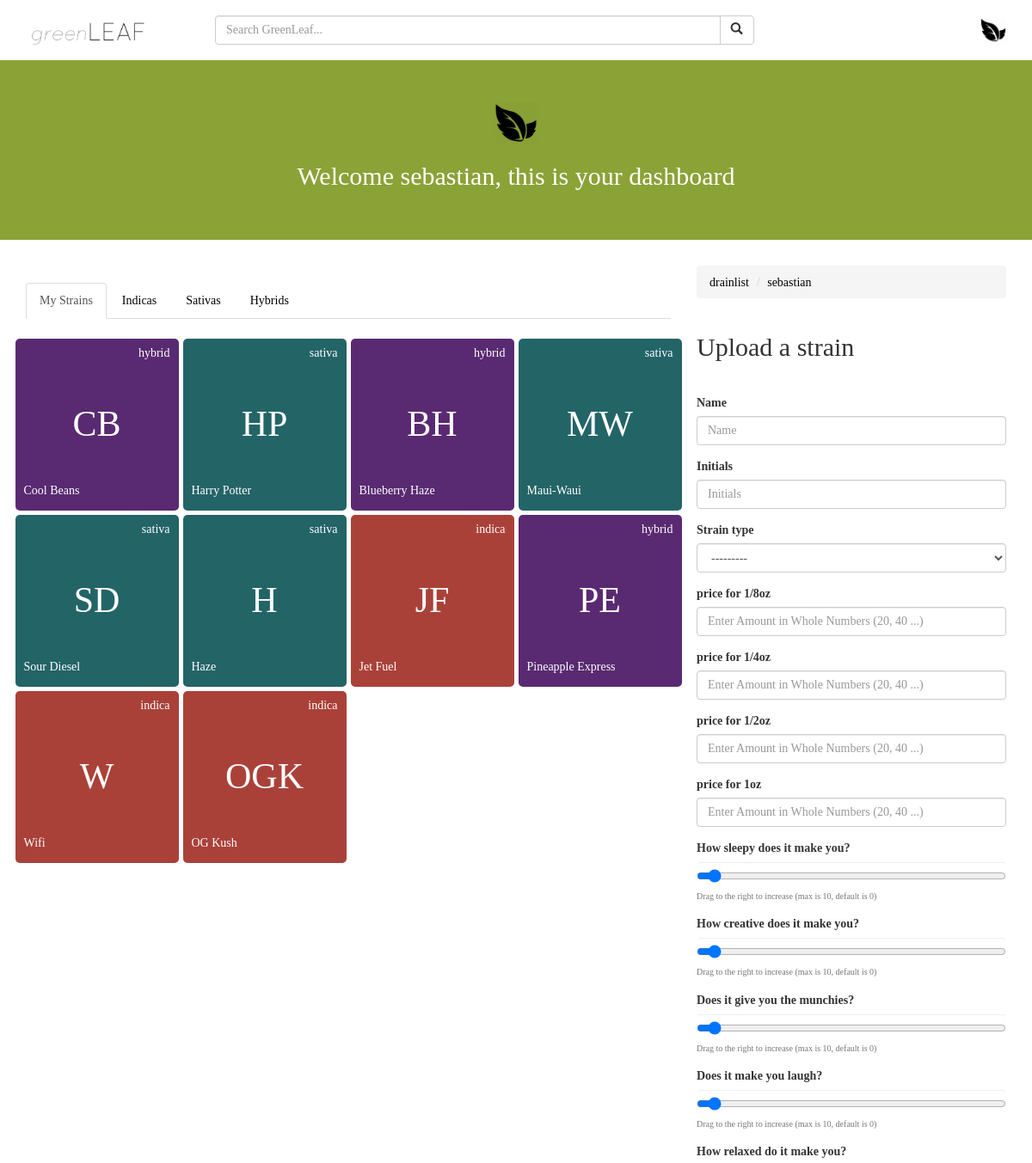
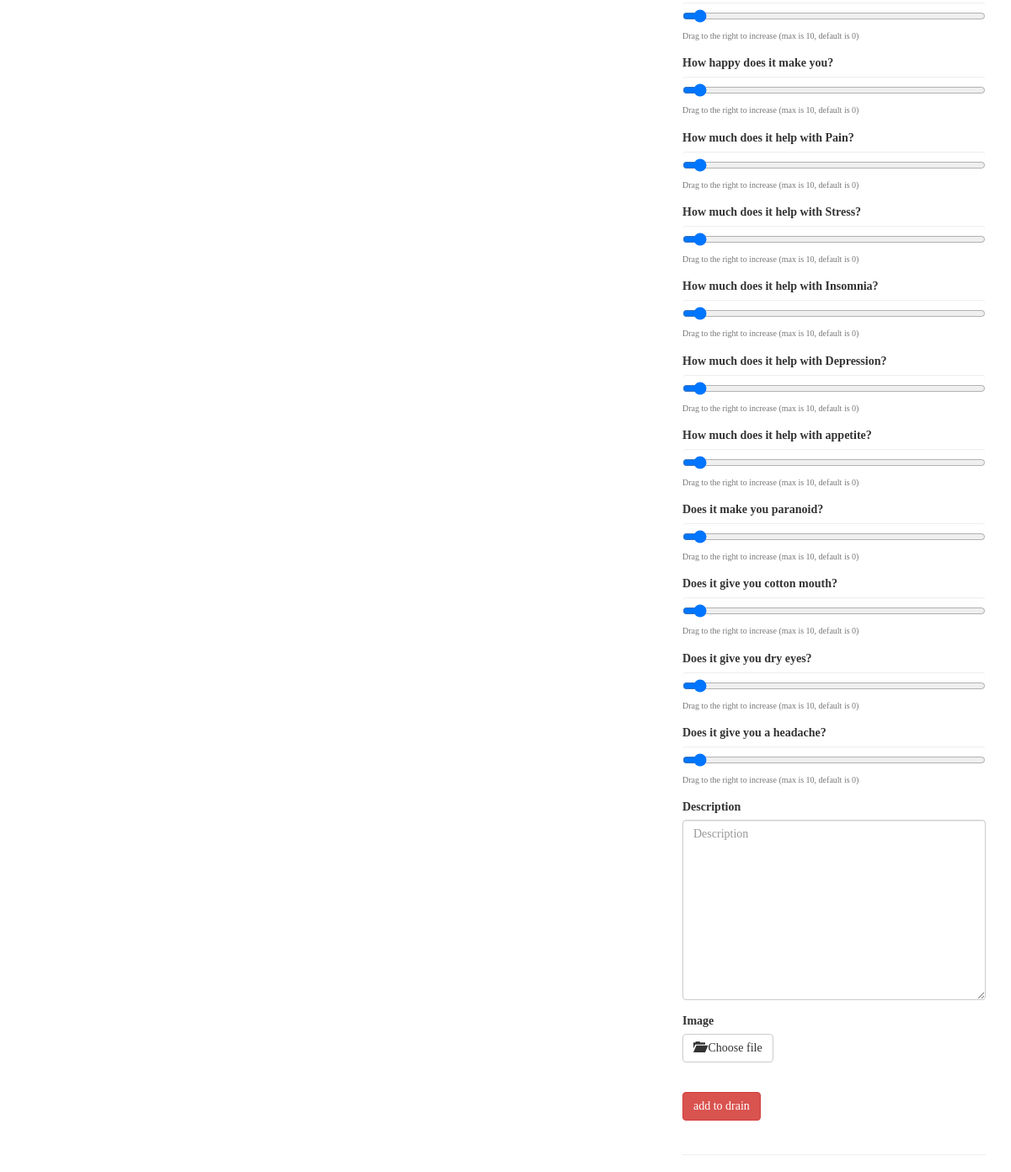
The page /user/sebastian/ (signed in) on the database its author committed (2 pictures, top to bottom).
### main_app/models.py (models this page shows, shortened)
class Strain(models.Model):
	user = models.ForeignKey(User)
	slug = models.SlugField(unique=True)
	name = models.CharField(max_length=150)
	initials = models.CharField(max_length=3)
	strain_type_choices = (
		('indica', 'Indica'),
		('sativa', 'Sativa'),
		('hybrid', 'Hybrid'),
	)
	strain_type = models.CharField(
		max_length=6,
		choices=strain_type_choices,
	)
	sleepy = models.IntegerField(
			default=1,
			validators=[
				MaxValueValidator(10),
				MinValueValidator(1)
			]
		)
	creative = models.IntegerField(
		default=1,
		validators=[
			MaxValueValidator(10),
			MinValueValidator(1)
		]
	)
	hungry = models.IntegerField(
		default=1,
		validators=[
			MaxValueValidator(10),
			MinValueValidator(1)
		]
	)
	giggles = models.IntegerField(
		default=1,
		validators=[
			MaxValueValidator(10),
			MinValueValidator(1)
		]
	)
	relaxed = models.IntegerField(
		default=1,
		validators=[
			MaxValueValidator(10),
			MinValueValidator(1)
		]
	)
	happy = models.IntegerField(
		default=1,
		validators=[
			MaxValueValidator(10),
			MinValueValidator(1)
		]
	)
	pain = models.IntegerField(
		default=1,
		validators=[
			MaxValueValidator(10),
			MinValueValidator(1)
		]
	)
	stress = models.IntegerField(
		default=1,
		validators=[
			MaxValueValidator(10),
			MinValueValidator(1)
		]
	)
	insomnia = models.IntegerField(
		default=1,
		validators=[
			MaxValueValidator(10),
			MinValueValidator(1)
		]
	)
	depression = models.IntegerField(
		default=1,
		validators=[
			MaxValueValidator(10),
			MinValueValidator(1)
		]
	)
	lack_of_appetite = models.IntegerField(
		default=1,
		validators=[
			MaxValueValidator(10),
			MinValueValidator(1)
		]
	)
	paranoia = models.IntegerField(
		default=1,
		validators=[
			MaxValueValidator(10),
			MinValueValidator(1)
		]
	)
	cotton_mouth = models.IntegerField(
		default=1,
		validators=[
			MaxValueValidator(10),
			MinValueValidator(1)
		]
	)
	dry_eyes = models.IntegerField(
		default=1,
		validators=[
			MaxValueValidator(10),
			MinValueValidator(1)
		]
	)
	headache = models.IntegerField(
		default=1,
		validators=[
			MaxValueValidator(10),
			MinValueValidator(1)
		]
	)
	eighth_price = models.IntegerField(
		default=0,
	)
	quarter_price = models.IntegerField(
		default=0,
	)
	half_price = models.IntegerField(
		default=0,
	)
	ounce_price = models.IntegerField(
		default=0,
	)
	description = models.TextField(blank=False)
	likes = models.IntegerField(default=0)
	image = models.ImageField(upload_to='strain_images', blank=True)
	timestamp = models.DateTimeField(auto_now_add=True)

### main_app/views.py (the view)
# urls.py: url(r'^user/(\w+)/$', views.profile, name='profile'),
def profile(request, username):
	strains = Strain.objects.all().order_by('-timestamp')
	strain_form = StrainForm()
	banner_form = BannerForm()
	return render(request, 'profile.html', {'strains':strains, 'strain_form':strain_form, 'banner_form':banner_form})

### main_app/forms.py
class BannerForm(forms.Form):
    banner_color_choices = (
        ('#8AA236', 'green'),
        ('#236467', 'blue'),
        ('#592A71', 'purple'),
    )
    banner_color = forms.MultipleChoiceField(
        widget=forms.Select,
        choices=banner_color_choices,
    )

### main_app/templates/profile.html (shortened to what this page needs)
{% extends 'base.html' %}
{% load staticfiles %}
{% load bootstrap3 %}
{% block content %}
<div class="jumbotron" id="profile-jumbotron">
	<div class="header-pages">
		<img class="profile-leaf" src="{% static 'images/leaf.png' %}"/>
		<h2>Welcome {{ user.username }}, this is your dashboard</h2>
	</div>
</div>
<div class="container">
	<div class="row">
		<div class="col-sm-4 col-sm-push-8">
			<ol class="breadcrumb">
				<li><a href="strains/">drainlist</a></li>
				<li class="active"><a href="{% url 'profile' user %}">{{ user.username }}</a></li>
			</ol>
			<div class="small-container">
				<div class="page-header">
					<h2>Upload a strain</h2>
				</div>
				{% if user.is_authenticated %}
				<form class="strain-form" action="upload-strain/" method="post" enctype="multipart/form-data">
					{% bootstrap_form strain_form %}
					<br/>
					<button class="btn btn-danger" type="submit" value="submit">add to drain</button>
				</form><br/><hr/>
			{% endif %}
			</div>
		</div>
		<div class="col-sm-8 col-sm-pull-4">
				<br/>
				<ul class="nav nav-tabs">
					<li role="presentation" class="active"><a data-toggle="tab" href="#drain">My Strains</a></li>
					<li role="presentation"><a data-toggle="tab" href="#indica">Indicas</a></li>
					<li role="presentation"><a data-toggle="tab" href="#sativa">Sativas</a></li>
					<li role="presentation"><a data-toggle="tab" href="#hybrid">Hybrids</a></li>
				</ul>
				<br/>
				<div class="tab-content">
					<div id="drain" class="tab-pane fade in active">
						<div class="row">
						{% for strain in strains %}
						{% if strain.user == user %}
							<div class="col-sm-3 less-padding">
								<a href="{% url 'detail' user.username strain.slug %}">
									<div class="{{ strain.strain_type }}">
										<p>{{ strain.strain_type }}</p>
										<h1>{{ strain.initials }}</h1>
										<p>{{ strain.name }}</p>
									</div>
								</a>
							</div>
						{% endif %}
						{% endfor %}
						</div>
					</div>
				</div>
			</div>
		</div>
	</div>
{% endblock %}

### main_app/templates/base.html (shortened to what this page needs)
{% load staticfiles %}
{% load bootstrap3 %}
<!DOCTYPE html>
<html>
    <head>
        <link rel="stylesheet" type="text/css" href="https://maxcdn.bootstrapcdn.com/bootstrap/3.3.7/css/bootstrap.min.css"/>
        <link rel="stylesheet" type="text/css" href="{% static 'css/bootstrap.min.css' %}" />
        <link rel="stylesheet" type="text/css" href="{% static 'css/styles.css' %}" />
    </head>
    <body>
        <nav class="navbar navbar-default navbar-static-top">
        <div class="container-fluid shrink">
            <div class="navbar-header">
                {% if user.is_authenticated %}
                <a class="navbar-brand" href="{% url 'strains' user %}">
                {% else %}
                <a class="navbar-brand" href="{% url 'index' %}">
                {% endif %}
                <img id="logo-img" src="{% static 'images/logo.png' %}"/>
                </a>
            </div>
            <div class="collapse navbar-collapse" id="bs-example-navbar-collapse-1">
                {% if user.is_authenticated %}
                <form class="navbar-form search-form" method="GET" action="">
                    <div id="search-bar" class="input-group">
                      <input type="text" name="query" class="form-control" placeholder="Search GreenLeaf..." value="{{ request.get.query }}"/>
                      <span class="input-group-btn">
                        <button class="btn btn-default" type="submit" value="search">
                            <span class="glyphicon glyphicon-search" aria-hidden="true"></span>
                        </button>
                      </span>
                    </div>
                </form>
                <ul class="nav navbar-nav navbar-right">
                    <li class="dropdown">
                        <a id="base-menu" href="#" class="dropdown-toggle" data-toggle="dropdown" data-hover="dropdown" data-delay="1000" data-close-others="false">
                            <img class="leaf-logo" src="{% static 'images/leaf.png' %}"/>
                        </a>
                    </li>
                </ul>
                {% endif %}
            </div>
            </div>
        </nav>
        {% block content %}{% endblock %}
    </body>
</html>

### main_app/static/css/styles.css (style rules this page uses)
.less-padding { padding: 2.5px !important; }
html { overflow-x: hidden; }
.page-header { border-bottom: none; }
h1 { font-family: montserrat-bold; }
h2 { font-family: montserrat; }
p, li, form { font-family: quicksand; }
a { color: #000; }
input { border-radius: 5px; }
nav { background: transparent !important; border-bottom: none !important; color: white; }
@media (min-width: 1000px) { #search-bar { width: 700px; } }
.search-form { position: absolute; top: 10px; left: 50%; transform: translate(-50%, 0); }
#base-menu { padding-right: 25px; padding-left: 25px; }
.navbar { margin-bottom: 0; }
.navbar-brand { padding-top: 0; padding-right: 0; }
.navbar-brand img { height: 75px; }
.leaf-logo { margin: 5px; height: 30px; }
.helptext { font-size: 10px; }
.header-pages { height: auto; width: auto; position: relative; left: 50%; top: 50%; transform: translate(-50%, -50%); position: relative; left: 50%; transform: translate(-50%, 0); }
.header-pages h2, .header-pages h3 { text-align: center; color: white; }
.profile-leaf { height: 50px; position: relative; left: 50%; transform: translate(-50%, 0); }
.indica { height: 200px; width: 100%; border-radius: 5px; padding-top: 2.5px !important; color: white; background: #AA4139; }
.indica p { padding: 5px 10px; float: right; font-family: quicksand; }
.indica p:last-of-type { position: absolute; bottom: 0; text-alight: right; }
.indica h1 { font-family: montserrat-bold; font-size: 3em; width: 60%; text-align: center; position: absolute; top: 40%; left: 50%; transform: translate(-50%, -50%); }
.sativa { height: 200px; width: 100%; border-radius: 5px; padding-top: 2.5px !important; color: white; background: #236467; }
.sativa p { padding: 5px 10px; float: right; font-family: quicksand; }
.sativa p:last-of-type { position: absolute; bottom: 0; text-alight: right; }
.sativa h1 { font-family: montserrat-bold; font-size: 3em; width: 60%; text-align: center; position: absolute; top: 40%; left: 50%; transform: translate(-50%, -50%); }
.hybrid { height: 200px; width: 100%; border-radius: 5px; padding-top: 2.5px !important; color: white; background: #592A71; }
.hybrid p { padding: 5px 10px; float: right; font-family: quicksand; }
.hybrid p:last-of-type { position: absolute; bottom: 0; text-alight: right; }
.hybrid h1 { font-family: montserrat-bold; font-size: 3em; width: 60%; text-align: center; position: absolute; top: 40%; left: 50%; transform: translate(-50%, -50%); }
#profile-jumbotron { background: #8AA236; }

### rows shown on the page
Strain: strain_type "hybrid", initials "CB", name "Cool Beans"
Strain: strain_type "sativa", initials "HP", name "Harry Potter"
Strain: strain_type "hybrid", initials "BH", name "Blueberry Haze"
Strain: strain_type "sativa", initials "MW", name "Maui-Waui"
Strain: strain_type "sativa", initials "SD", name "Sour Diesel"
Strain: strain_type "sativa", initials "H", name "Haze"
Strain: strain_type "indica", initials "JF", name "Jet Fuel"
Strain: strain_type "hybrid", initials "PE", name "Pineapple Express"
Strain: strain_type "indica", initials "W", name "Wifi"
Strain: strain_type "indica", initials "OGK", name "OG Kush"

### other values the page prints
{{ user.username }} "sebastian"
